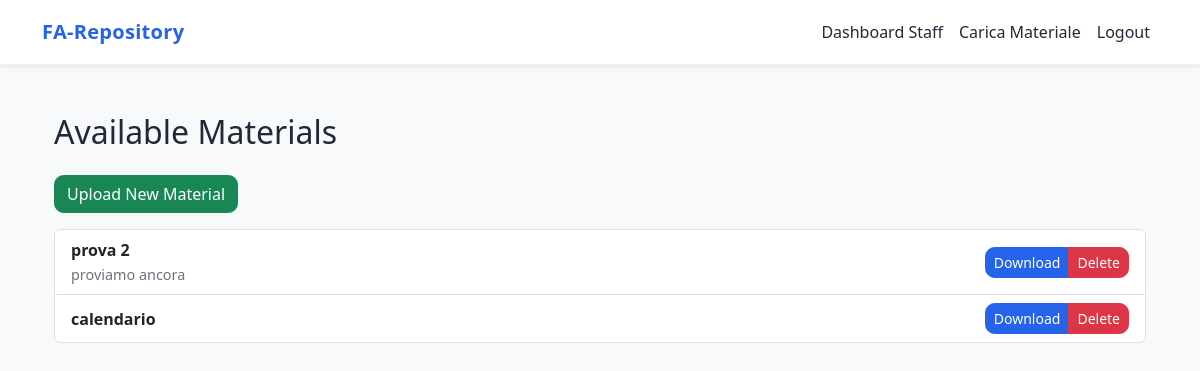
The page /materials/ (signed in) on the database its author committed.
### materials/models.py (models this page shows, shortened)
class Material(models.Model):
    title = models.CharField(max_length=200)
    description = models.TextField(blank=True)
    file = models.FileField(upload_to="materials/")
    uploaded_at = models.DateTimeField(auto_now_add=True)

### materials/views.py (the view)
# urls.py: path("", views.materials_home, name="materials_home"),
@login_required
def materials_home(request):
    materials = Material.objects.all().order_by("-uploaded_at")
    return render(request, "materials/materials_home.html", {"materials": materials})

### materials/templates/materials/materials_home.html (shortened to what this page needs)
{% extends "core/base.html" %}
{% block content %}
<div class="container mt-4">
    <h2 class="mb-4">Available Materials</h2>
    {% if user.is_staff %}
        <a href="{% url 'upload_material' %}" class="btn btn-success mb-3">
            Upload New Material
        </a>
    {% endif %}
    {% if materials %}
        <ul class="list-group">
            {% for material in materials %}
                <li class="list-group-item d-flex justify-content-between align-items-center">
                    <div>
                        <strong>{{ material.title }}</strong><br>
                        <small class="text-muted">{{ material.description }}</small>
                    </div>
                    <div class="btn-group">
                        <a href="{{ material.file.url }}" class="btn btn-primary btn-sm" download>
                            Download
                        </a>
                        {% if user.is_staff %}
                            <a href="{% url 'delete_material' material.id %}"
                               class="btn btn-danger btn-sm"
                               onclick="return confirm('Sei sicuro di voler eliminare questo materiale?');">
                                Delete
                            </a>
                        {% endif %}
                    </div>
                </li>
            {% endfor %}
        </ul>
    {% else %}
        <p class="text-muted">No materials uploaded yet.</p>
    {% endif %}
</div>
{% endblock %}

### core/static/core/style.css (style rules this page uses)
body { background-color: #F8FAFC; font-family: system-ui, -apple-system, "Segoe UI", Roboto, sans-serif; color: #1F2937; }
.btn { border-radius: 0.6rem; font-weight: 500; }
.btn-primary { background-color: #2563EB; border-color: #2563EB; }
.text-muted { color: #6B7280 !important; font-size: 0.9rem; }

### rows shown on the page
Material: title "prova 2", description "proviamo ancora"
Material: title "calendario"
